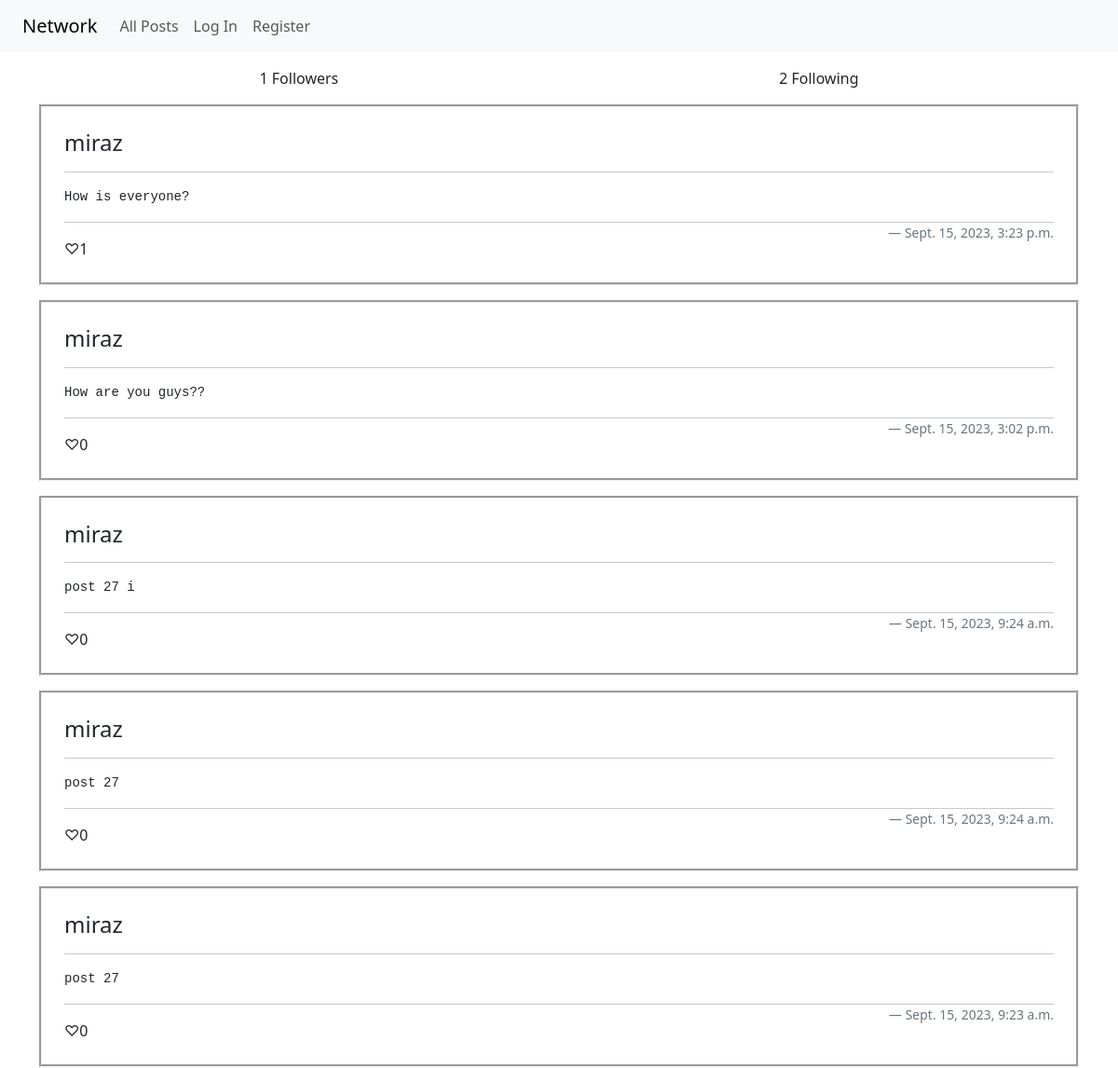
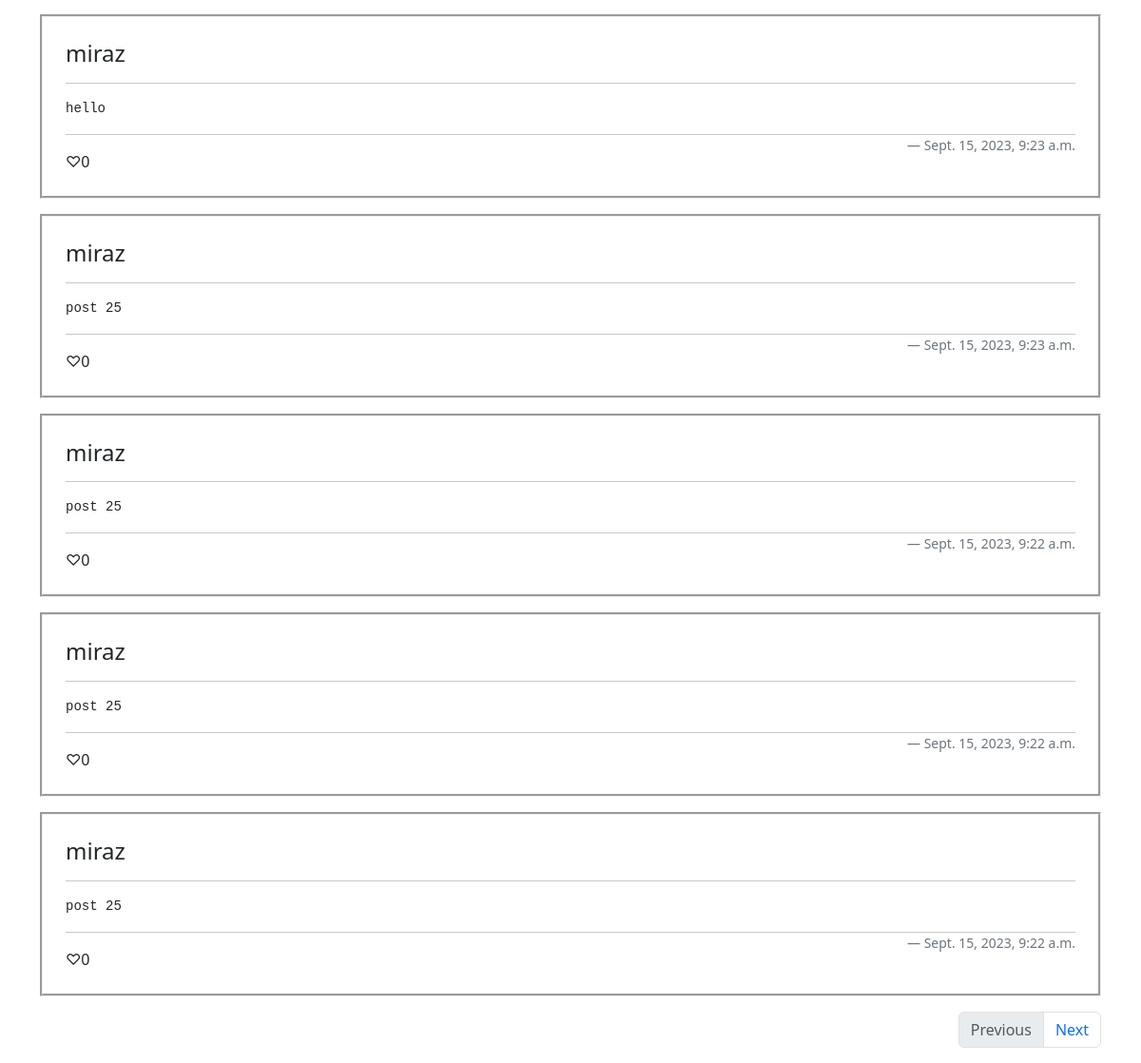
/profile/miraz, run on the app's committed database (2 pictures, top to bottom).
### network/models.py (models this page shows)
class User(AbstractUser):
    following = models.ManyToManyField("self", symmetrical=False, related_name="followers", null=True, blank=True)

class Post(models.Model):
    user = models.ForeignKey(User, on_delete=models.CASCADE, related_name="posts")
    content = models.CharField(max_length=5124)
    liked_by = models.ManyToManyField(User, related_name="likes", null=True, blank=True)
    datetime = models.DateTimeField(auto_now_add=True)

### network/views.py (the view)
# urls.py: path("profile/<str:username>", views.profile, name="profile"),
def profile(request, username):
    profile_user = User.objects.get(username=username)
    if not profile_user:
        messages.error(request, "User doesn't exist!")
        return redirect("index")
    posts = Post.objects.filter(user=profile_user).order_by("-datetime")
    page = request.GET.get("page", 1)
    return render(request, "network/index.html", {
        "posts": paging(posts, page),
        "prev": paging_has_prev(posts, page),
        "next": paging_has_next(posts, page),
        "page": page,
        "profile": True,
        "profile_user": profile_user,
    })

### network/util.py (called while the page is built)
def paging(posts, page_num):
    return Paginator(posts, 10).get_page(page_num)

def paging_has_prev(posts, page_num):
    return Paginator(posts, 10).get_page(page_num).has_previous()

def paging_has_next(posts, page_num):
    return Paginator(posts, 10).get_page(page_num).has_next()

### network/templates/network/index.html (shortened to what this page needs)
{% extends "network/layout.html" %}
{% block body %}
    {% if profile %}
        <div class="mb-3 d-flex justify-content-around">
            <span><span id="followers-count">{{ profile_user.followers.count }}</span> Followers </span>
            <span>{{ profile_user.following.count }} Following</span>
        </div>
    {% endif %}
    <div id="posts">
        {% for post in posts %}
            <div class="mb-3 p-4" style="border-style: groove" data-post-id={{ post.id }} >
                <h4 style="display: flex">
                    <a href="{% url "profile" post.user.username %}" style="text-decoration: none;color: inherit">{{ post.user.username }}</a>
                </h4>
                <hr>
                <pre>{{ post.content }}</pre>
                <hr>
                <div class="d-flex justify-content-between">
                    <span><span class="like-button" {% if request.user in post.liked_by.all %}onclick="unlike(this)">♥︎{% else %}onclick="like(this)">♡{% endif %}</span><span class="like-count">{{ post.liked_by.count }}</span></span>
                    <span class="blockquote-footer">{{ post.datetime }}</span>
                </div>
            </div>
            {% empty %}
                <div style="text-align: center;color: rgb(128,128,128)">-- No posts yet --</div>
        {% endfor %}
    </div>
    <nav aria-label="Page navigation example" data-current-page="{{ page }}" id="page-nav">
        <ul class="pagination justify-content-end">
            <li class="page-item {% if not prev %}disabled{% endif %}">
                <button class="page-link" id="prev-btn" onclick="getPage('prev')">Previous</button>
            </li>
            <li class="page-item {% if not next %}disabled{% endif %}">
                <button class="page-link" id="next-btn" onclick="getPage('next')">Next</button>
            </li>
        </ul>
    </nav>
{% endblock %}

### data on the page
User: followers.count "1", following.count "2"
Post: user.username "miraz", content "How is everyone?", liked_by.count "1", datetime "Sept. 15, 2023, 3:23 p.m."
Post: user.username "miraz", content "How are you guys??", liked_by.count "0", datetime "Sept. 15, 2023, 3:02 p.m."
Post: user.username "miraz", content "post 27 i", liked_by.count "0", datetime "Sept. 15, 2023, 9:24 a.m."
Post: user.username "miraz", content "post 27", liked_by.count "0", datetime "Sept. 15, 2023, 9:24 a.m."
Post: user.username "miraz", content "post 27", liked_by.count "0", datetime "Sept. 15, 2023, 9:23 a.m."
Post: user.username "miraz", content "hello", liked_by.count "0", datetime "Sept. 15, 2023, 9:23 a.m."
Post: user.username "miraz", content "post 25", liked_by.count "0", datetime "Sept. 15, 2023, 9:23 a.m."
Post: user.username "miraz", content "post 25", liked_by.count "0", datetime "Sept. 15, 2023, 9:22 a.m."
Post: user.username "miraz", content "post 25", liked_by.count "0", datetime "Sept. 15, 2023, 9:22 a.m."
Post: user.username "miraz", content "post 25", liked_by.count "0", datetime "Sept. 15, 2023, 9:22 a.m."
